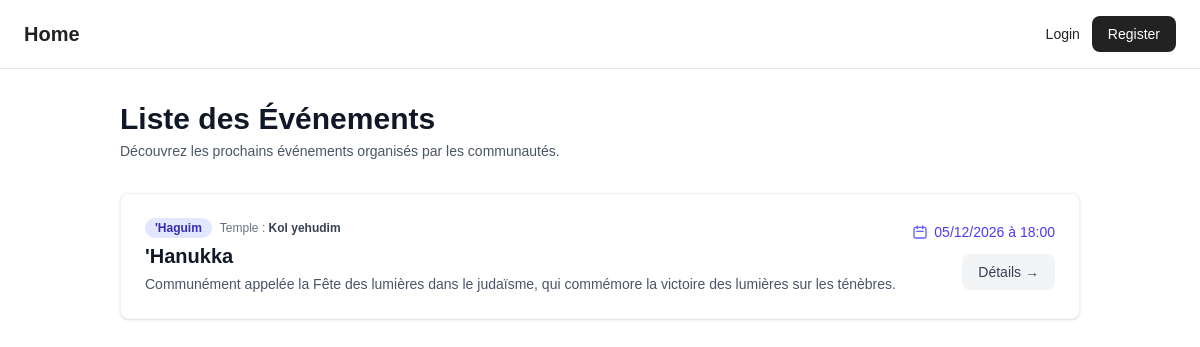
Screenshot of /events/ with the database file from the repository.
### core/models.py (models this page shows, shortened)
class Event(SlugMixin):
    event_type = models.ForeignKey(
        EventType,
        on_delete=models.CASCADE,
        related_name="events"
    )
    title = models.CharField(
        "Titre",
        max_length=200,
    )
    content = models.TextField(
        "Description",
        blank=True,
    )
    date = models.DateTimeField(
        "Date et heure",
    )
    temple = models.ForeignKey(
        Temple,
        on_delete=models.CASCADE,
        related_name="events",
        verbose_name="Temple",
    )
    is_verified = models.BooleanField(default=True)
    class Meta:
        verbose_name = "Événement"
        verbose_name_plural = "Événements"
        ordering = ["-date"]
        indexes = [
            models.Index(fields=["date"]),
            models.Index(fields=["temple", "date"]),
            models.Index(fields=["title"]),
        ]
    def get_absolute_url(self):
        return reverse('core:event-detail', args=[self.slug])

class EventType(SlugMixin):
    name = models.CharField("Catégorie d'un évènement", max_length=200, unique=True, db_index=True)
    class Meta:
        verbose_name = "Type d'evenement"
        verbose_name_plural = "Types d'evenements"
        ordering = ['name']

class Temple(SlugMixin):
    name = models.CharField(
        "Nom du temple",
        max_length=200,
        unique=True,
    )
    address = models.CharField(
        "Adresse",
        max_length=200,
    )
    rabbin = models.OneToOneField(
        Rabbin,
        on_delete=models.RESTRICT,
        related_name="temple",
        verbose_name="Rabbin",
    )
    class Meta:
        verbose_name = "Temple"
        verbose_name_plural = "Temples"
        ordering = ["name"]
        indexes = [
            models.Index(fields=["name"]),
            models.Index(fields=["rabbin"]),
        ]

### core/views.py (the view)
class EventListView(ListView):
    model = Event
    template_name = "core/ev-list.html"
    context_object_name = "events"
    paginate_by = 3
    def get_queryset(self):
        return Event.objects.filter(is_verified=True).select_related(
            "event_type", "temple"
        )

### core/templates/core/ev-list.html (shortened to what this page needs)
{% extends "base.html" %}
{% block content %}
<div class="max-w-5xl mx-auto px-4 sm:px-6 lg:px-8 py-8">
    <div class="mb-8">
        <h1 class="text-3xl font-bold text-gray-900">Liste des Événements</h1>
        <p class="mt-1 text-sm text-gray-600">Découvrez les prochains événements organisés par les communautés.</p>
    </div>
    <div class="bg-white shadow rounded-lg divide-y divide-gray-200 border border-gray-100">
        {% if page_obj %}
            {% for event in page_obj %}
                <div class="p-6 hover:bg-gray-50 transition flex flex-col md:flex-row md:items-center md:justify-between gap-4">
                    <div class="space-y-1">
                        <div class="flex items-center gap-2">
                            <span class="px-2.5 py-0.5 text-xs font-semibold text-indigo-800 bg-indigo-100 rounded-full">
                                {{ event.event_type.name }}
                            </span>
                            <span class="text-xs text-gray-500">
                                Temple : <strong class="text-gray-700">{{ event.temple.name }}</strong>
                            </span>
                        </div>
                        <h2 class="text-xl font-bold text-gray-900">
                            <a href="{{ event.get_absolute_url }}" class="hover:text-indigo-600 transition">
                                {{ event.title }}
                            </a>
                        </h2>
                        {% if event.content %}
                            <p class="text-sm text-gray-600 line-clamp-2">{{ event.content }}</p>
                        {% endif %}
                    </div>
                    <div class="flex flex-col md:items-end justify-between shrink-0 gap-3">
                        <div class="text-sm font-medium text-indigo-600 flex items-center gap-1.5">
                            <svg class="w-4 h-4 text-indigo-500" fill="none" stroke="currentColor" viewBox="0 0 24 24">
                                <path stroke-linecap="round" stroke-linejoin="round" stroke-width="2" d="M8 7V3m8 4V3m-9 8h10M5 21h14a2 2 0 002-2V7a2 2 0 00-2-2H5a2 2 0 00-2 2v12a2 2 0 002 2z"></path>
                            </svg>
                            {{ event.date|date:"d/m/Y à H:i" }}
                        </div>
                        <a href="{{ event.get_absolute_url }}" class="inline-flex items-center justify-center px-4 py-2 bg-gray-100 hover:bg-indigo-600 hover:text-white text-gray-700 text-sm font-medium rounded-lg transition duration-200">
                            Détails &rarr;
                        </a>
                    </div>
                </div>
            {% endfor %}
        {% else %}
            <div class="p-8 text-center text-gray-500 italic">
                Aucun événement n'est disponible pour le moment.
            </div>
        {% endif %}
    </div>
</div>
{% endblock %}

### templates/base.html (style rules this page uses)
body { font-family: "Arial", sans-serif; }

### rows the page displays
Event: event_type.name "'Haguim", temple.name "Kol yehudim", title "'Hanukka", content "Communément appelée la Fête des lumières dans le judaïsme, qui commémore la victoire des lumières sur les ténèbres.", date "05/12/2026 à 18:00"
